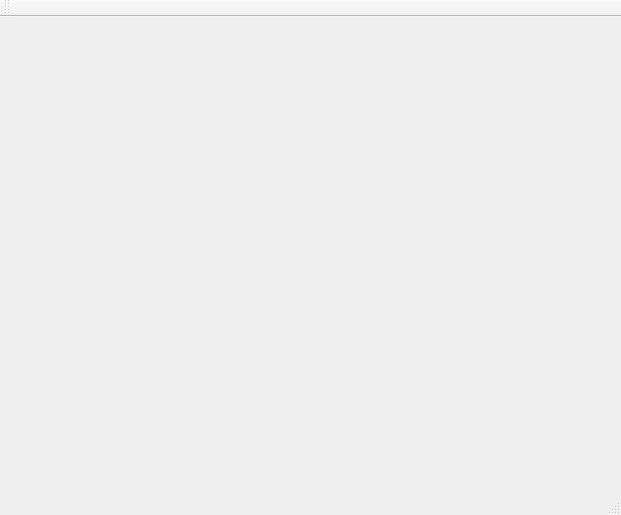
<?xml version="1.0" encoding="UTF-8"?>
<ui version="4.0">
 <class>MainWindow</class>
 <widget class="QMainWindow" name="MainWindow">
  <property name="geometry">
   <rect>
    <x>0</x>
    <y>0</y>
    <width>621</width>
    <height>515</height>
   </rect>
  </property>
  <property name="windowTitle">
   <string>MainWindow</string>
  </property>
  <widget class="QWidget" name="centralWidget"/>
  <widget class="QMenuBar" name="menuBar">
   <property name="geometry">
    <rect>
     <x>0</x>
     <y>0</y>
     <width>621</width>
     <height>22</height>
    </rect>
   </property>
  </widget>
  <widget class="QToolBar" name="mainToolBar">
   <attribute name="toolBarArea">
    <enum>TopToolBarArea</enum>
   </attribute>
   <attribute name="toolBarBreak">
    <bool>false</bool>
   </attribute>
  </widget>
  <widget class="QStatusBar" name="statusBar"/>
 </widget>
 <layoutdefault spacing="6" margin="11"/>
 <resources/>
 <connections/>
</ui>
